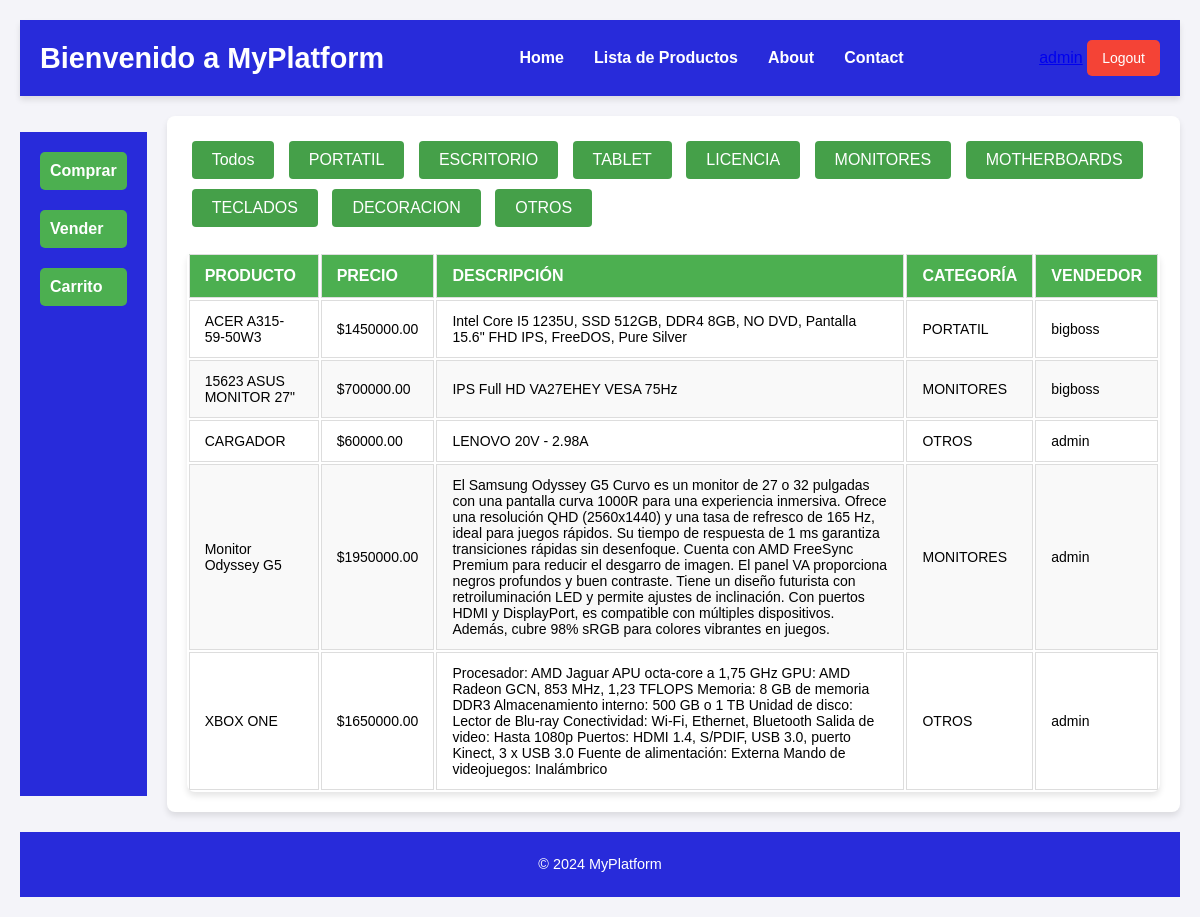
Screenshot of /products/ (signed in) with the database file from the repository.
### users/models.py (models this page shows, shortened)
class CustomUser(AbstractUser):
    is_buyer = models.BooleanField(default=False)
    is_seller = models.BooleanField(default=False)
    full_name = models.CharField(max_length=255, blank=True, null=True)
    phone_number = models.CharField(max_length=20, blank=True, null=True)
    address = models.TextField(blank=True, null=True)

### products/models.py (models this page shows, shortened)
class Category(models.Model):
    name = models.CharField(max_length=100)
    description = models.TextField(blank=True, null=True)

class Product(models.Model):
    id = models.BigAutoField(primary_key=True)
    name = models.CharField(max_length=255)
    description = models.TextField()
    image = models.ImageField(upload_to='products/images/', null=True, blank=True)
    price = models.DecimalField(max_digits=10, decimal_places=2)
    stock = models.IntegerField(default=0)  # Indica la cantidad en inventario
    category = models.ForeignKey('Category', on_delete=models.SET_NULL, null=True, blank=True)
    seller = models.ForeignKey(settings.AUTH_USER_MODEL, related_name='products_for_sale', on_delete=models.CASCADE)
    is_sold = models.BooleanField(default=False)  # Indica si el producto está vendido
    is_available = models.BooleanField(default=True)  # Nuevo campo para indicar disponibilidad
    @property
    def is_available(self):
        return self.stock > 0

### products/views.py (the view)
# urls.py: path('', views.ProductListView.as_view(), name='product_list'),
class ProductListView(ListView):
    model = Product
    template_name = 'product_list.html'
    context_object_name = 'products'
    def get_context_data(self, **kwargs):
        context = super().get_context_data(**kwargs)
        categories = Category.objects.all()  # Obtén todas las categorías
        context['categories'] = categories  # Pasa las categorías al template
        return context
    def get_queryset(self):
        queryset = Product.objects.all()
        category_id = self.request.GET.get('category')  # Obtener el filtro de categoría desde el GET
        if category_id:
            queryset = queryset.filter(category__id=category_id)  # Filtrar por ID de categoría
        return queryset

### products/templates/product_list.html (shortened to what this page needs)
{% extends 'home.html' %}
{% load static %}
{% block content %}
<link rel="stylesheet" href="{% static 'css\product_list.css' %}">
    <div>
        <form method="get">
            <button class="product_list_button" href="{% url 'product_list' %}" type="submit" name="category" value="">Todos</button>
            {% for category in categories %}
                <button class="product_list_button" type="submit" name="category" value="{{ category.id }}">
                    {{ category.name }}
                </button>
            {% endfor %}
        </form>
    </div>
    <div class="product-table">
        <table>
            <thead>
                <tr>
                    <th>Producto</th>
                    <th>Precio</th>
                    <th>Descripción</th>
                    <th>Categoría</th>
                    <th>Vendedor</th>
                </tr>
            </thead>
            <tbody>
                {% for product in products %}
                    <tr>
                        <td>{{ product.name }}</td>
                        <td>${{ product.price }}</td>
                        <td>{{ product.description }}</td>
                        <td>{{ product.category.name }}</td>
                        <td>{{ product.seller.username }}</td>
                    </tr>
                {% endfor %}
            </table>
    </div>
{% endblock %}

### templates/home.html (shortened to what this page needs)
{% load static %}
<!DOCTYPE html>
<html lang="en">
<head>
    <link rel="stylesheet" href="{% static 'css\home.css' %}">
</head>
<body>
    <div class="grid-container">
        <header>
            <h1>Bienvenido a MyPlatform</h1>
            <ul>
                <li><a href="{% url 'home' %}">Home</a></li>
                <li><a href="{% url 'product_list' %}">Lista de Productos</a></li>
                <li><a href="">About</a></li>
                <li><a href="">Contact</a></li>
            </ul>
            <div>
                {% if user.is_authenticated %}
                    <form method="post" action="{% url 'logout' %}" style="display: inline;">
                        <a href="{% url 'profile' %}">{{ user.username }}</a>
                        <button type="submit">Logout</button>
                    </form>
                {% else %}
                    <a href="{% url 'login' %}">Login</a>
                {% endif %}
            </div>
        </header>
        <menu>
            <li>
                <a href="{% url 'available_products' %}">Comprar</a>
            </li>
            <li>
                <a href="{% url 'sell_product' %}">Vender</a>
            </li>
            <li>
                <a href="{% url 'view_cart' %}">Carrito</a>
            </li>
        </menu>
        <main>
            {% block content %}{% endblock content %}
        </main>
        <footer>
            <p>&copy; 2024 MyPlatform</p>
        </footer>
    </div>
</body>
</html>

### static/css/home.css (style rules this page uses)
body { background-color: #f4f4f9; font-family: Arial, sans-serif; margin: 0; padding: 0; }
.grid-container { display: grid; grid-template-areas: "a a a a a a a a a" "b c c c c c c c c" "d d d d d d d d d"; gap: 20px; grid-template-columns: repeat(9, 1fr); grid-template-rows: auto 1fr auto; padding: 20px; }
header { grid-area: a; background-color: #282bda; color: white; padding: 20px; display: flex; justify-content: space-between; align-items: center; box-shadow: 0 4px 6px rgba(0, 0, 0, 0.1); }
header h1 { margin: 0; font-size: 1.8rem; }
header ul { list-style: none; padding: 0; margin: 0; display: flex; }
header ul li { margin: 0 15px; }
header ul li a { color: white; text-decoration: none; font-weight: bold; transition: color 0.3s ease; }
header div { display: flex; align-items: center; }
header form { display: inline-block; }
header button { background-color: #f44336; color: white; border: none; padding: 10px 15px; border-radius: 5px; cursor: pointer; transition: background-color 0.3s ease; }
menu { grid-area: b; background-color: #282bda; color: white; padding: 20px; display: flex; flex-direction: column; gap: 20px; }
menu a { display: block; color: white; text-decoration: none; font-weight: bold; padding: 10px; border-radius: 5px; background-color: #4CAF50; transition: background-color 0.3s ease; width: 100%; box-sizing: border-box; }
main { grid-area: c; background-color: #ffffff; padding: 20px; border-radius: 8px; box-shadow: 0 4px 6px rgba(0, 0, 0, 0.1); }
footer { grid-area: d; background-color: #282bda; color: white; text-align: center; padding: 10px 0; font-size: 0.9rem; }
menu li { list-style: none; padding: 0; margin: 0; }

### static/css/product_list.css (style rules this page uses)
.product-table { width: 100%; border-collapse: collapse; margin-top: 20px; box-shadow: 0 4px 6px rgba(0, 0, 0, 0.1); background-color: white; border-radius: 8px; overflow: hidden; }
.product-table th, .product-table td { padding: 12px 15px; border: 1px solid #ddd; text-align: left; }
.product-table th { background-color: #4CAF50; color: white; font-weight: bold; text-transform: uppercase; }
.product-table tr:nth-child(even) { background-color: #f9f9f9; }
.product-table td { vertical-align: middle; font-size: 14px; }
button { padding: 10px 15px; font-size: 14px; cursor: pointer; border: none; background-color: #007bff; color: white; border-radius: 5px; transition: background-color 0.3s ease; }
.product_list_button { padding: 10px 20px; margin: 5px; font-size: 14px; cursor: pointer; border-radius: 5px; background-color: #28a745; color: white; transition: background-color 0.3s ease; }
.product_list_button { background-color: #45a049; color: white; padding: 0,1rem; border: none; border-radius: 4px; font-size: 1rem; cursor: pointer; transition: background-color 0.3s; }

### rows the page displays
CustomUser: username "admin"
Category: {{ category.id }} 1 (drawn), name "PORTATIL"
Category: {{ category.id }} 2 (drawn), name "ESCRITORIO"
Category: {{ category.id }} 3 (drawn), name "TABLET"
Category: {{ category.id }} 4 (drawn), name "LICENCIA"
Category: {{ category.id }} 5 (drawn), name "MONITORES"
Category: {{ category.id }} 6 (drawn), name "MOTHERBOARDS"
Category: {{ category.id }} 7 (drawn), name "TECLADOS"
Category: {{ category.id }} 8 (drawn), name "DECORACION"
Category: {{ category.id }} 9 (drawn), name "OTROS"
Product: name "ACER A315-59-50W3", price "1450000.00", description "Intel Core I5 1235U, SSD 512GB, DDR4 8GB, NO DVD, Pantalla 15.6\" FHD IPS, FreeDOS, Pure Silver", category.name "PORTATIL", seller.username "bigboss"
Product: name "15623 ASUS MONITOR 27\"", price "700000.00", description "IPS Full HD VA27EHEY VESA 75Hz", category.name "MONITORES", seller.username "bigboss"
Product: name "CARGADOR", price "60000.00", description "LENOVO 20V - 2.98A", category.name "OTROS", seller.username "admin"
Product: name "Monitor Odyssey G5", price "1950000.00", description "El Samsung Odyssey G5 Curvo es un monitor de 27 o 32 pulgadas con una pantalla curva 1000R para una experiencia inmersiva. Ofrece una resolución QHD (2560x1440) y una tasa de refresco de 165 Hz, ideal para juegos rápidos. Su tiempo de respuesta de 1 ms garantiza transiciones rápidas sin desenfoque. Cuenta con AMD FreeSync Premium para reducir el desgarro de imagen. El panel VA proporciona negros profundos y buen contraste. Tiene un diseño futurista con retroiluminación LED y permite ajustes de inclinación. Con puertos HDMI y DisplayPort, es compatible con múltiples dispositivos. Además, cubre 98% sRGB para colores vibrantes en juegos.", category.name "MONITORES", seller.username "admin"
Product: name "XBOX ONE", price "1650000.00", description "Procesador: AMD Jaguar APU octa-core a 1,75 GHz GPU: AMD Radeon GCN, 853 MHz, 1,23 TFLOPS Memoria: 8 GB de memoria DDR3 Almacenamiento interno: 500 GB o 1 TB Unidad de disco: Lector de Blu-ray Conectividad: Wi-Fi, Ethernet, Bluetooth Salida de video: Hasta 1080p Puertos: HDMI 1.4, S/PDIF, USB 3.0, puerto Kinect, 3 x USB 3.0 Fuente de alimentación: Externa Mando de videojuegos: Inalámbrico", category.name "OTROS", seller.username "admin"
